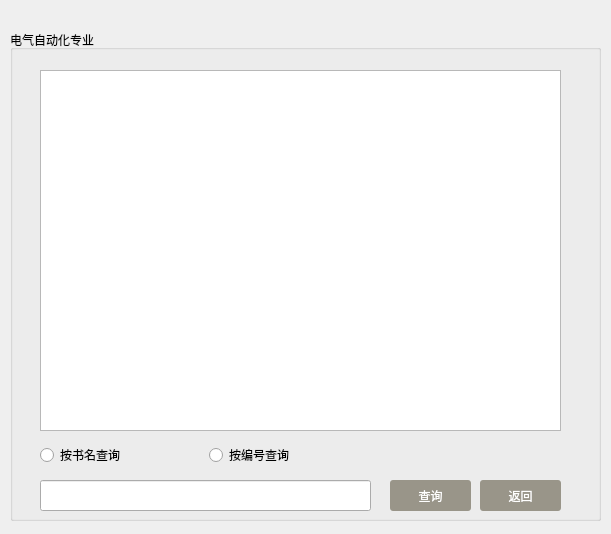
<?xml version="1.0" encoding="UTF-8"?>
<ui version="4.0">
 <class>ElectricalAutomation</class>
 <widget class="QDialog" name="ElectricalAutomation">
  <property name="geometry">
   <rect>
    <x>0</x>
    <y>0</y>
    <width>611</width>
    <height>534</height>
   </rect>
  </property>
  <property name="windowTitle">
   <string>Dialog</string>
  </property>
  <widget class="QGroupBox" name="groupBox">
   <property name="geometry">
    <rect>
     <x>10</x>
     <y>30</y>
     <width>591</width>
     <height>491</height>
    </rect>
   </property>
   <property name="styleSheet">
    <string notr="true">

font: 75 14pt &quot;Aparajita&quot;;</string>
   </property>
   <property name="title">
    <string>电气自动化专业</string>
   </property>
   <widget class="QTableView" name="electricalautomationview">
    <property name="geometry">
     <rect>
      <x>30</x>
      <y>40</y>
      <width>521</width>
      <height>361</height>
     </rect>
    </property>
    <property name="styleSheet">
     <string notr="true"/>
    </property>
   </widget>
   <widget class="QPushButton" name="returnbtn">
    <property name="geometry">
     <rect>
      <x>470</x>
      <y>450</y>
      <width>81</width>
      <height>31</height>
     </rect>
    </property>
    <property name="styleSheet">
     <string notr="true">QPushButton { background-color: rgb(153, 149, 137); border-radius: 3px; color: rgb(255, 255, 255); } QPushButton:hover { background-color: black; }


</string>
    </property>
    <property name="text">
     <string>返回</string>
    </property>
   </widget>
   <widget class="QLineEdit" name="inputline">
    <property name="geometry">
     <rect>
      <x>30</x>
      <y>450</y>
      <width>331</width>
      <height>31</height>
     </rect>
    </property>
    <property name="styleSheet">
     <string notr="true"/>
    </property>
   </widget>
   <widget class="QPushButton" name="searchbtn">
    <property name="geometry">
     <rect>
      <x>380</x>
      <y>450</y>
      <width>81</width>
      <height>31</height>
     </rect>
    </property>
    <property name="styleSheet">
     <string notr="true">QPushButton { background-color: rgb(153, 149, 137); border-radius: 3px; color: rgb(255, 255, 255); } QPushButton:hover { background-color: black;}



</string>
    </property>
    <property name="text">
     <string>查询</string>
    </property>
   </widget>
   <widget class="QWidget" name="layoutWidget">
    <property name="geometry">
     <rect>
      <x>30</x>
      <y>410</y>
      <width>331</width>
      <height>30</height>
     </rect>
    </property>
    <layout class="QHBoxLayout" name="horizontalLayout_2">
     <item>
      <widget class="QRadioButton" name="name_radio">
       <property name="styleSheet">
        <string notr="true"/>
       </property>
       <property name="text">
        <string>按书名查询</string>
       </property>
      </widget>
     </item>
     <item>
      <widget class="QRadioButton" name="num_radio">
       <property name="styleSheet">
        <string notr="true"/>
       </property>
       <property name="text">
        <string>按编号查询</string>
       </property>
      </widget>
     </item>
    </layout>
   </widget>
  </widget>
 </widget>
 <resources/>
 <connections/>
</ui>
